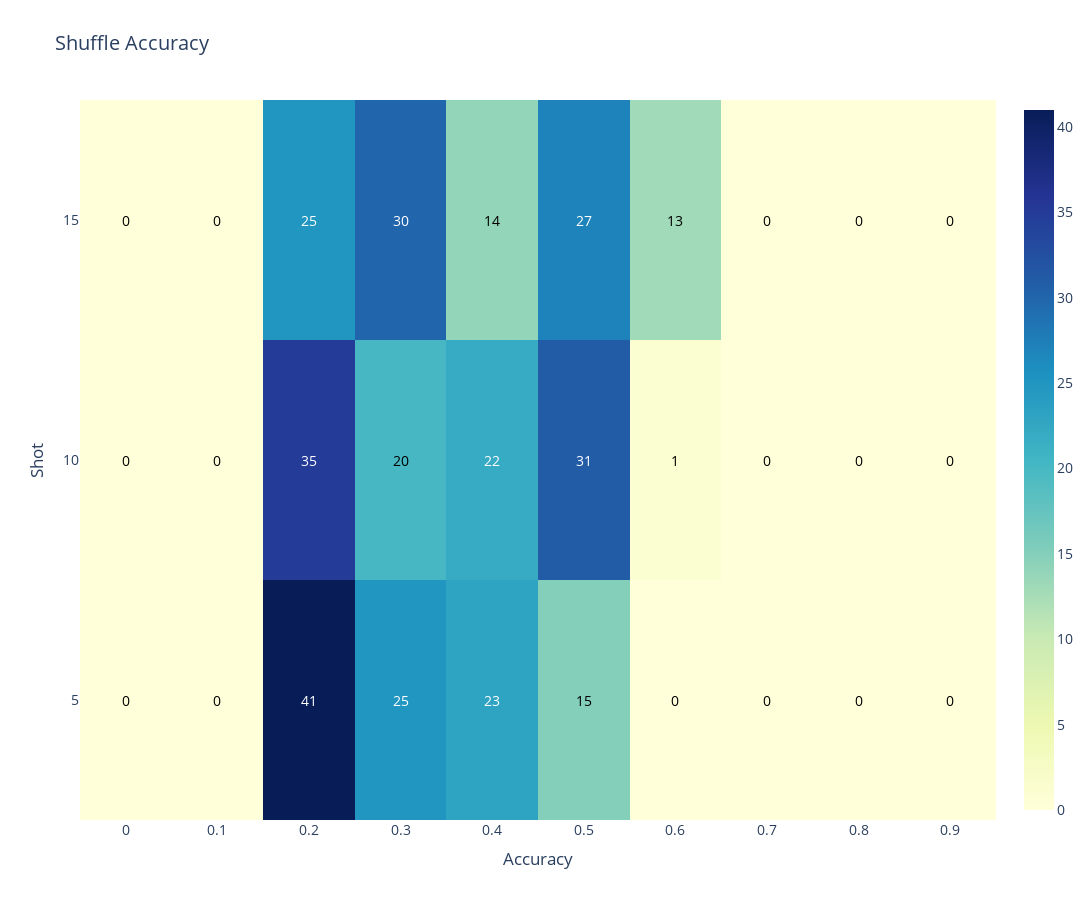

Source (notebook cell):
### Markdown cell above
## Shuffle

### Code cell
fig = create_heatmap(entries, shot, shuffle, "Shuffle Accuracy")

fig.show()
save_fig(fig, "Heatmap Shuffle Accuracy")

### Figure 1 — Plotly figure (JSON) as saved in the notebook; plotly's stock layout.template omitted (floating-point values rounded to 4 significant figures)
{"data": [{"colorscale": [[0, "rgb(255,255,217)"], [0.125, "rgb(237,248,177)"], [0.25, "rgb(199,233,180)"], [0.375, "rgb(127,205,187)"], [0.5, "rgb(65,182,196)"], [0.625, "rgb(29,145,192)"], [0.75, "rgb(34,94,168)"], [0.875, "rgb(37,52,148)"], [1, "rgb(8,29,88)"]], "type": "heatmap", "z": [[0, 0, 41, 25, 23, 15, 0, 0, 0, 0], [0, 0, 35, 20, 22, 31, 1, 0, 0, 0], [0, 0, 25, 30, 14, 27, 13, 0, 0, 0]]}], "layout": {"annotations": [{"font": {"color": "black"}, "showarrow": false, "text": "0", "x": 0, "y": 0}, {"font": {"color": "black"}, "showarrow": false, "text": "0", "x": 1, "y": 0}, {"font": {"color": "white"}, "showarrow": false, "text": "41", "x": 2, "y": 0}, {"font": {"color": "white"}, "showarrow": false, "text": "25", "x": 3, "y": 0}, {"font": {"color": "white"}, "showarrow": false, "text": "23", "x": 4, "y": 0}, {"font": {"color": "black"}, "showarrow": false, "text": "15", "x": 5, "y": 0}, {"font": {"color": "black"}, "showarrow": false, "text": "0", "x": 6, "y": 0}, {"font": {"color": "black"}, "showarrow": false, "text": "0", "x": 7, "y": 0}, {"font": {"color": "black"}, "showarrow": false, "text": "0", "x": 8, "y": 0}, {"font": {"color": "black"}, "showarrow": false, "text": "0", "x": 9, "y": 0}, {"font": {"color": "black"}, "showarrow": false, "text": "0", "x": 0, "y": 1}, {"font": {"color": "black"}, "showarrow": false, "text": "0", "x": 1, "y": 1}, {"font": {"color": "white"}, "showarrow": false, "text": "35", "x": 2, "y": 1}, {"font": {"color": "black"}, "showarrow": false, "text": "20", "x": 3, "y": 1}, {"font": {"color": "white"}, "showarrow": false, "text": "22", "x": 4, "y": 1}, {"font": {"color": "white"}, "showarrow": false, "text": "31", "x": 5, "y": 1}, {"font": {"color": "black"}, "showarrow": false, "text": "1", "x": 6, "y": 1}, {"font": {"color": "black"}, "showarrow": false, "text": "0", "x": 7, "y": 1}, {"font": {"color": "black"}, "showarrow": false, "text": "0", "x": 8, "y": 1}, {"font": {"color": "black"}, "showarrow": false, "text": "0", "x": 9, "y": 1}, {"font": {"color": "black"}, "showarrow": false, "text": "0", "x": 0, "y": 2}, {"font": {"color": "black"}, "showarrow": false, "text": "0", "x": 1, "y": 2}, {"font": {"color": "white"}, "showarrow": false, "text": "25", "x": 2, "y": 2}, {"font": {"color": "white"}, "showarrow": false, "text": "30", "x": 3, "y": 2}, {"font": {"color": "black"}, "showarrow": false, "text": "14", "x": 4, "y": 2}, {"font": {"color": "white"}, "showarrow": false, "text": "27", "x": 5, "y": 2}, {"font": {"color": "black"}, "showarrow": false, "text": "13", "x": 6, "y": 2}, {"font": {"color": "black"}, "showarrow": false, "text": "0", "x": 7, "y": 2}, {"font": {"color": "black"}, "showarrow": false, "text": "0", "x": 8, "y": 2}, {"font": {"color": "black"}, "showarrow": false, "text": "0", "x": 9, "y": 2}], "font": {"size": 14}, "height": 900, "title": {"text": "Shuffle Accuracy"}, "width": 1200, "xaxis": {"side": "bottom", "ticks": "", "ticktext": [0, 0.1, 0.2, 0.3, 0.4, 0.5, 0.6, 0.7, 0.8, 0.9, 1], "tickvals": [0, 1, 2, 3, 4, 5, 6, 7, 8, 9], "title": {"text": "Accuracy"}}, "yaxis": {"ticks": "", "ticksuffix": " ", "ticktext": [5, 10, 15], "tickvals": [0, 1, 2], "title": {"text": "Shot"}}}}
